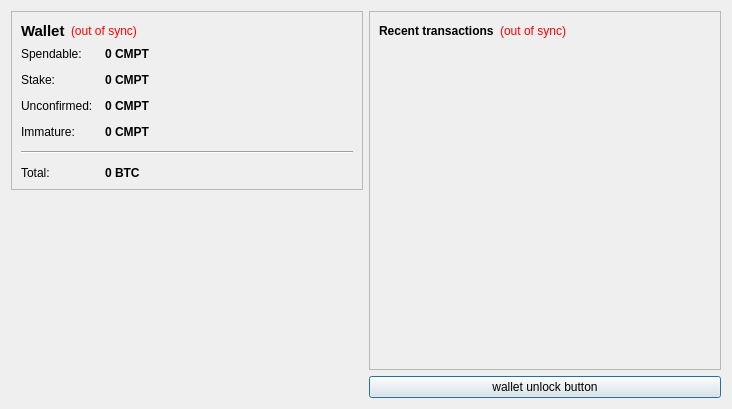
<?xml version="1.0" encoding="UTF-8"?>
<ui version="4.0">
 <class>OverviewPage</class>
 <widget class="QWidget" name="OverviewPage">
  <property name="geometry">
   <rect>
    <x>0</x>
    <y>0</y>
    <width>732</width>
    <height>409</height>
   </rect>
  </property>
  <property name="windowTitle">
   <string>Form</string>
  </property>
  <layout class="QHBoxLayout" name="horizontalLayout" stretch="0,0">
   <item>
    <layout class="QVBoxLayout" name="verticalLayout_2">
     <item>
      <widget class="QFrame" name="frame">
       <property name="frameShape">
        <enum>QFrame::StyledPanel</enum>
       </property>
       <property name="frameShadow">
        <enum>QFrame::Raised</enum>
       </property>
       <layout class="QVBoxLayout" name="verticalLayout_4">
        <item>
         <layout class="QHBoxLayout" name="horizontalLayout_4">
          <item>
           <widget class="QLabel" name="label_5">
            <property name="font">
             <font>
              <pointsize>11</pointsize>
              <weight>75</weight>
              <bold>true</bold>
             </font>
            </property>
            <property name="text">
             <string>Wallet</string>
            </property>
           </widget>
          </item>
          <item>
           <widget class="QLabel" name="labelWalletStatus">
            <property name="toolTip">
             <string>The displayed information may be out of date. Your wallet automatically synchronizes with the Computercoin network after a connection is established, but this process has not completed yet.</string>
            </property>
            <property name="styleSheet">
             <string notr="true">QLabel { color: red; }</string>
            </property>
            <property name="text">
             <string notr="true">(out of sync)</string>
            </property>
            <property name="alignment">
             <set>Qt::AlignLeading|Qt::AlignLeft|Qt::AlignVCenter</set>
            </property>
           </widget>
          </item>
          <item>
           <spacer name="horizontalSpacer_2">
            <property name="orientation">
             <enum>Qt::Horizontal</enum>
            </property>
            <property name="sizeHint" stdset="0">
             <size>
              <width>40</width>
              <height>20</height>
             </size>
            </property>
           </spacer>
          </item>
         </layout>
        </item>
        <item>
         <layout class="QFormLayout" name="formLayout_2">
          <property name="fieldGrowthPolicy">
           <enum>QFormLayout::AllNonFixedFieldsGrow</enum>
          </property>
          <property name="horizontalSpacing">
           <number>12</number>
          </property>
          <property name="verticalSpacing">
           <number>12</number>
          </property>
          <item row="0" column="0">
           <widget class="QLabel" name="label">
            <property name="text">
             <string>Spendable:</string>
            </property>
           </widget>
          </item>
          <item row="0" column="1">
           <widget class="QLabel" name="labelBalance">
            <property name="font">
             <font>
              <weight>75</weight>
              <bold>true</bold>
             </font>
            </property>
            <property name="cursor">
             <cursorShape>IBeamCursor</cursorShape>
            </property>
            <property name="toolTip">
             <string>Your current spendable balance</string>
            </property>
            <property name="text">
             <string notr="true">0 CMPT</string>
            </property>
            <property name="textInteractionFlags">
             <set>Qt::LinksAccessibleByMouse|Qt::TextSelectableByKeyboard|Qt::TextSelectableByMouse</set>
            </property>
           </widget>
          </item>
          <item row="1" column="0">
           <widget class="QLabel" name="label_6">
            <property name="text">
             <string>Stake:</string>
            </property>
           </widget>
          </item>
          <item row="1" column="1">
           <widget class="QLabel" name="labelStake">
            <property name="font">
             <font>
              <weight>75</weight>
              <bold>true</bold>
             </font>
            </property>
            <property name="cursor">
             <cursorShape>IBeamCursor</cursorShape>
            </property>
            <property name="toolTip">
             <string>Total of coins that was staked, and do not yet count toward the current balance</string>
            </property>
            <property name="text">
             <string notr="true">0 CMPT</string>
            </property>
            <property name="textInteractionFlags">
             <set>Qt::LinksAccessibleByMouse|Qt::TextSelectableByKeyboard|Qt::TextSelectableByMouse</set>
            </property>
           </widget>
          </item>
          <item row="2" column="0">
           <widget class="QLabel" name="label_3">
            <property name="text">
             <string>Unconfirmed:</string>
            </property>
           </widget>
          </item>
          <item row="2" column="1">
           <widget class="QLabel" name="labelUnconfirmed">
            <property name="font">
             <font>
              <weight>75</weight>
              <bold>true</bold>
             </font>
            </property>
            <property name="cursor">
             <cursorShape>IBeamCursor</cursorShape>
            </property>
            <property name="toolTip">
             <string>Total of transactions that have yet to be confirmed, and do not yet count toward the current balance</string>
            </property>
            <property name="text">
             <string notr="true">0 CMPT</string>
            </property>
            <property name="textInteractionFlags">
             <set>Qt::LinksAccessibleByMouse|Qt::TextSelectableByKeyboard|Qt::TextSelectableByMouse</set>
            </property>
           </widget>
          </item>
          <item row="3" column="0">
           <widget class="QLabel" name="labelImmatureText">
            <property name="text">
             <string>Immature:</string>
            </property>
           </widget>
          </item>
          <item row="3" column="1">
           <widget class="QLabel" name="labelImmature">
            <property name="font">
             <font>
              <weight>75</weight>
              <bold>true</bold>
             </font>
            </property>
            <property name="toolTip">
             <string>Mined balance that has not yet matured</string>
            </property>
            <property name="text">
             <string notr="true">0 CMPT</string>
            </property>
            <property name="textInteractionFlags">
             <set>Qt::LinksAccessibleByMouse|Qt::TextSelectableByKeyboard|Qt::TextSelectableByMouse</set>
            </property>
           </widget>
          </item>
          <item row="4" column="0" colspan="2">
           <widget class="Line" name="line">
            <property name="orientation">
             <enum>Qt::Horizontal</enum>
            </property>
           </widget>
          </item>
          <item row="5" column="0">
           <widget class="QLabel" name="labelTotalText">
            <property name="text">
             <string>Total:</string>
            </property>
           </widget>
          </item>
          <item row="5" column="1">
           <widget class="QLabel" name="labelTotal">
            <property name="font">
             <font>
              <weight>75</weight>
              <bold>true</bold>
             </font>
            </property>
            <property name="cursor">
             <cursorShape>IBeamCursor</cursorShape>
            </property>
            <property name="toolTip">
             <string>Your current total balance</string>
            </property>
            <property name="text">
             <string notr="true">0 BTC</string>
            </property>
            <property name="textInteractionFlags">
             <set>Qt::LinksAccessibleByMouse|Qt::TextSelectableByKeyboard|Qt::TextSelectableByMouse</set>
            </property>
           </widget>
          </item>
         </layout>
        </item>
       </layout>
      </widget>
     </item>
     <item>
      <spacer name="verticalSpacer_4">
       <property name="orientation">
        <enum>Qt::Vertical</enum>
       </property>
       <property name="sizeHint" stdset="0">
        <size>
         <width>20</width>
         <height>40</height>
        </size>
       </property>
      </spacer>
     </item>
     <item>
      <widget class="QLabel" name="label_2">
       <property name="text">
        <string/>
       </property>
       <property name="pixmap">
        <pixmap resource="../bitcoin.qrc">:/images/Wallet_Logo</pixmap>
       </property>
       <property name="alignment">
        <set>Qt::AlignCenter</set>
       </property>
      </widget>
     </item>
     <item>
      <spacer name="verticalSpacer">
       <property name="orientation">
        <enum>Qt::Vertical</enum>
       </property>
       <property name="sizeHint" stdset="0">
        <size>
         <width>20</width>
         <height>40</height>
        </size>
       </property>
      </spacer>
     </item>
    </layout>
   </item>
   <item>
    <layout class="QVBoxLayout" name="verticalLayout_3">
     <item>
      <widget class="QFrame" name="frame_2">
       <property name="frameShape">
        <enum>QFrame::StyledPanel</enum>
       </property>
       <property name="frameShadow">
        <enum>QFrame::Raised</enum>
       </property>
       <layout class="QVBoxLayout" name="verticalLayout">
        <item>
         <layout class="QHBoxLayout" name="horizontalLayout_2">
          <item>
           <widget class="QLabel" name="label_4">
            <property name="text">
             <string>&lt;b&gt;Recent transactions&lt;/b&gt;</string>
            </property>
           </widget>
          </item>
          <item>
           <widget class="QLabel" name="labelTransactionsStatus">
            <property name="toolTip">
             <string>The displayed information may be out of date. Your wallet automatically synchronizes with the Computercoin network after a connection is established, but this process has not completed yet.</string>
            </property>
            <property name="styleSheet">
             <string notr="true">QLabel { color: red; }</string>
            </property>
            <property name="text">
             <string notr="true">(out of sync)</string>
            </property>
            <property name="alignment">
             <set>Qt::AlignRight|Qt::AlignTrailing|Qt::AlignVCenter</set>
            </property>
           </widget>
          </item>
          <item>
           <spacer name="horizontalSpacer">
            <property name="orientation">
             <enum>Qt::Horizontal</enum>
            </property>
            <property name="sizeHint" stdset="0">
             <size>
              <width>40</width>
              <height>20</height>
             </size>
            </property>
           </spacer>
          </item>
         </layout>
        </item>
        <item>
         <widget class="QListView" name="listTransactions">
          <property name="styleSheet">
           <string notr="true">QListView { background: transparent; }</string>
          </property>
          <property name="frameShape">
           <enum>QFrame::NoFrame</enum>
          </property>
          <property name="verticalScrollBarPolicy">
           <enum>Qt::ScrollBarAlwaysOff</enum>
          </property>
          <property name="horizontalScrollBarPolicy">
           <enum>Qt::ScrollBarAlwaysOff</enum>
          </property>
          <property name="selectionMode">
           <enum>QAbstractItemView::NoSelection</enum>
          </property>
         </widget>
        </item>
       </layout>
      </widget>
     </item>
     <item>
      <widget class="QPushButton" name="unlockWalletButton">
       <property name="sizePolicy">
        <sizepolicy hsizetype="Minimum" vsizetype="Fixed">
         <horstretch>0</horstretch>
         <verstretch>0</verstretch>
        </sizepolicy>
       </property>
       <property name="maximumSize">
        <size>
         <width>16777214</width>
         <height>16777214</height>
        </size>
       </property>
       <property name="toolTip">
        <string/>
       </property>
       <property name="text">
        <string>wallet unlock button</string>
       </property>
       <property name="checkable">
        <bool>false</bool>
       </property>
       <property name="autoDefault">
        <bool>false</bool>
       </property>
       <property name="default">
        <bool>true</bool>
       </property>
       <property name="flat">
        <bool>false</bool>
       </property>
      </widget>
     </item>
    </layout>
   </item>
  </layout>
 </widget>
 <resources>
  <include location="../bitcoin.qrc"/>
 </resources>
 <connections/>
</ui>
